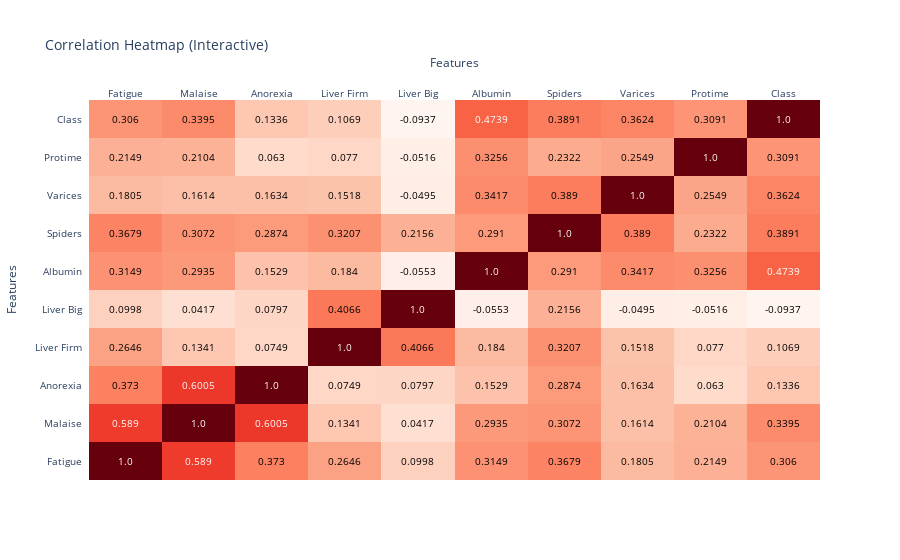

Write notebook code for a chart like this one.
### Code cell
selected_feature=['Fatigue','Malaise','Anorexia','Liver Firm','Liver Big','Albumin','Spiders','Varices','Protime','Class'] # what kind of features you want to observ
correlation_matrix = df_copy[selected_feature].corr().round(4).values #round() can let decrease the number of decimal places 
fig_heatmap = ff.create_annotated_heatmap(
    z=correlation_matrix,
    x=selected_feature,
    y=selected_feature,
    colorscale='Reds' # you can use "Plasma", "Viridis", "Reds", "Blues", "RdBu", "Portland", "Spectral"
)
fig_heatmap.update_layout(
    font=dict(size=10),
    title="Correlation Heatmap (Interactive)",
    xaxis_title="Features",
    yaxis_title="Features"
)
fig_heatmap.show()

### Figure 1 — Plotly figure (JSON) as saved in the notebook; plotly's stock layout.template omitted (floating-point values rounded to 4 significant figures)
{"data": [{"colorscale": [[0, "rgb(255,245,240)"], [0.125, "rgb(254,224,210)"], [0.25, "rgb(252,187,161)"], [0.375, "rgb(252,146,114)"], [0.5, "rgb(251,106,74)"], [0.625, "rgb(239,59,44)"], [0.75, "rgb(203,24,29)"], [0.875, "rgb(165,15,21)"], [1, "rgb(103,0,13)"]], "reversescale": false, "showscale": false, "type": "heatmap", "x": ["Fatigue", "Malaise", "Anorexia", "Liver Firm", "Liver Big", "Albumin", "Spiders", "Varices", "Protime", "Class"], "y": ["Fatigue", "Malaise", "Anorexia", "Liver Firm", "Liver Big", "Albumin", "Spiders", "Varices", "Protime", "Class"], "z": [[1, 0.589, 0.373, 0.2646, 0.0998, 0.3149, 0.3679, 0.1805, 0.2149, 0.306], [0.589, 1, 0.6005, 0.1341, 0.0417, 0.2935, 0.3072, 0.1614, 0.2104, 0.3395], [0.373, 0.6005, 1, 0.0749, 0.0797, 0.1529, 0.2874, 0.1634, 0.063, 0.1336], [0.2646, 0.1341, 0.0749, 1, 0.4066, 0.184, 0.3207, 0.1518, 0.077, 0.1069], [0.0998, 0.0417, 0.0797, 0.4066, 1, -0.0553, 0.2156, -0.0495, -0.0516, -0.0937], [0.3149, 0.2935, 0.1529, 0.184, -0.0553, 1, 0.291, 0.3417, 0.3256, 0.4739], [0.3679, 0.3072, 0.2874, 0.3207, 0.2156, 0.291, 1, 0.389, 0.2322, 0.3891], [0.1805, 0.1614, 0.1634, 0.1518, -0.0495, 0.3417, 0.389, 1, 0.2549, 0.3624], [0.2149, 0.2104, 0.063, 0.077, -0.0516, 0.3256, 0.2322, 0.2549, 1, 0.3091], [0.306, 0.3395, 0.1336, 0.1069, -0.0937, 0.4739, 0.3891, 0.3624, 0.3091, 1]]}], "layout": {"annotations": [{"font": {"color": "#FFFFFF"}, "showarrow": false, "text": "1.0", "x": "Fatigue", "xref": "x", "y": "Fatigue", "yref": "y"}, {"font": {"color": "#FFFFFF"}, "showarrow": false, "text": "0.589", "x": "Malaise", "xref": "x", "y": "Fatigue", "yref": "y"}, {"font": {"color": "#000000"}, "showarrow": false, "text": "0.373", "x": "Anorexia", "xref": "x", "y": "Fatigue", "yref": "y"}, {"font": {"color": "#000000"}, "showarrow": false, "text": "0.2646", "x": "Liver Firm", "xref": "x", "y": "Fatigue", "yref": "y"}, {"font": {"color": "#000000"}, "showarrow": false, "text": "0.0998", "x": "Liver Big", "xref": "x", "y": "Fatigue", "yref": "y"}, {"font": {"color": "#000000"}, "showarrow": false, "text": "0.3149", "x": "Albumin", "xref": "x", "y": "Fatigue", "yref": "y"}, {"font": {"color": "#000000"}, "showarrow": false, "text": "0.3679", "x": "Spiders", "xref": "x", "y": "Fatigue", "yref": "y"}, {"font": {"color": "#000000"}, "showarrow": false, "text": "0.1805", "x": "Varices", "xref": "x", "y": "Fatigue", "yref": "y"}, {"font": {"color": "#000000"}, "showarrow": false, "text": "0.2149", "x": "Protime", "xref": "x", "y": "Fatigue", "yref": "y"}, {"font": {"color": "#000000"}, "showarrow": false, "text": "0.306", "x": "Class", "xref": "x", "y": "Fatigue", "yref": "y"}, {"font": {"color": "#FFFFFF"}, "showarrow": false, "text": "0.589", "x": "Fatigue", "xref": "x", "y": "Malaise", "yref": "y"}, {"font": {"color": "#FFFFFF"}, "showarrow": false, "text": "1.0", "x": "Malaise", "xref": "x", "y": "Malaise", "yref": "y"}, {"font": {"color": "#FFFFFF"}, "showarrow": false, "text": "0.6005", "x": "Anorexia", "xref": "x", "y": "Malaise", "yref": "y"}, {"font": {"color": "#000000"}, "showarrow": false, "text": "0.1341", "x": "Liver Firm", "xref": "x", "y": "Malaise", "yref": "y"}, {"font": {"color": "#000000"}, "showarrow": false, "text": "0.0417", "x": "Liver Big", "xref": "x", "y": "Malaise", "yref": "y"}, {"font": {"color": "#000000"}, "showarrow": false, "text": "0.2935", "x": "Albumin", "xref": "x", "y": "Malaise", "yref": "y"}, {"font": {"color": "#000000"}, "showarrow": false, "text": "0.3072", "x": "Spiders", "xref": "x", "y": "Malaise", "yref": "y"}, {"font": {"color": "#000000"}, "showarrow": false, "text": "0.1614", "x": "Varices", "xref": "x", "y": "Malaise", "yref": "y"}, {"font": {"color": "#000000"}, "showarrow": false, "text": "0.2104", "x": "Protime", "xref": "x", "y": "Malaise", "yref": "y"}, {"font": {"color": "#000000"}, "showarrow": false, "text": "0.3395", "x": "Class", "xref": "x", "y": "Malaise", "yref": "y"}, {"font": {"color": "#000000"}, "showarrow": false, "text": "0.373", "x": "Fatigue", "xref": "x", "y": "Anorexia", "yref": "y"}, {"font": {"color": "#FFFFFF"}, "showarrow": false, "text": "0.6005", "x": "Malaise", "xref": "x", "y": "Anorexia", "yref": "y"}, {"font": {"color": "#FFFFFF"}, "showarrow": false, "text": "1.0", "x": "Anorexia", "xref": "x", "y": "Anorexia", "yref": "y"}, {"font": {"color": "#000000"}, "showarrow": false, "text": "0.0749", "x": "Liver Firm", "xref": "x", "y": "Anorexia", "yref": "y"}, {"font": {"color": "#000000"}, "showarrow": false, "text": "0.0797", "x": "Liver Big", "xref": "x", "y": "Anorexia", "yref": "y"}, {"font": {"color": "#000000"}, "showarrow": false, "text": "0.1529", "x": "Albumin", "xref": "x", "y": "Anorexia", "yref": "y"}, {"font": {"color": "#000000"}, "showarrow": false, "text": "0.2874", "x": "Spiders", "xref": "x", "y": "Anorexia", "yref": "y"}, {"font": {"color": "#000000"}, "showarrow": false, "text": "0.1634", "x": "Varices", "xref": "x", "y": "Anorexia", "yref": "y"}, {"font": {"color": "#000000"}, "showarrow": false, "text": "0.063", "x": "Protime", "xref": "x", "y": "Anorexia", "yref": "y"}, {"font": {"color": "#000000"}, "showarrow": false, "text": "0.1336", "x": "Class", "xref": "x", "y": "Anorexia", "yref": "y"}, {"font": {"color": "#000000"}, "showarrow": false, "text": "0.2646", "x": "Fatigue", "xref": "x", "y": "Liver Firm", "yref": "y"}, {"font": {"color": "#000000"}, "showarrow": false, "text": "0.1341", "x": "Malaise", "xref": "x", "y": "Liver Firm", "yref": "y"}, {"font": {"color": "#000000"}, "showarrow": false, "text": "0.0749", "x": "Anorexia", "xref": "x", "y": "Liver Firm", "yref": "y"}, {"font": {"color": "#FFFFFF"}, "showarrow": false, "text": "1.0", "x": "Liver Firm", "xref": "x", "y": "Liver Firm", "yref": "y"}, {"font": {"color": "#000000"}, "showarrow": false, "text": "0.4066", "x": "Liver Big", "xref": "x", "y": "Liver Firm", "yref": "y"}, {"font": {"color": "#000000"}, "showarrow": false, "text": "0.184", "x": "Albumin", "xref": "x", "y": "Liver Firm", "yref": "y"}, {"font": {"color": "#000000"}, "showarrow": false, "text": "0.3207", "x": "Spiders", "xref": "x", "y": "Liver Firm", "yref": "y"}, {"font": {"color": "#000000"}, "showarrow": false, "text": "0.1518", "x": "Varices", "xref": "x", "y": "Liver Firm", "yref": "y"}, {"font": {"color": "#000000"}, "showarrow": false, "text": "0.077", "x": "Protime", "xref": "x", "y": "Liver Firm", "yref": "y"}, {"font": {"color": "#000000"}, "showarrow": false, "text": "0.1069", "x": "Class", "xref": "x", "y": "Liver Firm", "yref": "y"}, {"font": {"color": "#000000"}, "showarrow": false, "text": "0.0998", "x": "Fatigue", "xref": "x", "y": "Liver Big", "yref": "y"}, {"font": {"color": "#000000"}, "showarrow": false, "text": "0.0417", "x": "Malaise", "xref": "x", "y": "Liver Big", "yref": "y"}, {"font": {"color": "#000000"}, "showarrow": false, "text": "0.0797", "x": "Anorexia", "xref": "x", "y": "Liver Big", "yref": "y"}, {"font": {"color": "#000000"}, "showarrow": false, "text": "0.4066", "x": "Liver Firm", "xref": "x", "y": "Liver Big", "yref": "y"}, {"font": {"color": "#FFFFFF"}, "showarrow": false, "text": "1.0", "x": "Liver Big", "xref": "x", "y": "Liver Big", "yref": "y"}, {"font": {"color": "#000000"}, "showarrow": false, "text": "-0.0553", "x": "Albumin", "xref": "x", "y": "Liver Big", "yref": "y"}, {"font": {"color": "#000000"}, "showarrow": false, "text": "0.2156", "x": "Spiders", "xref": "x", "y": "Liver Big", "yref": "y"}, {"font": {"color": "#000000"}, "showarrow": false, "text": "-0.0495", "x": "Varices", "xref": "x", "y": "Liver Big", "yref": "y"}, {"font": {"color": "#000000"}, "showarrow": false, "text": "-0.0516", "x": "Protime", "xref": "x", "y": "Liver Big", "yref": "y"}, {"font": {"color": "#000000"}, "showarrow": false, "text": "-0.0937", "x": "Class", "xref": "x", "y": "Liver Big", "yref": "y"}, {"font": {"color": "#000000"}, "showarrow": false, "text": "0.3149", "x": "Fatigue", "xref": "x", "y": "Albumin", "yref": "y"}, {"font": {"color": "#000000"}, "showarrow": false, "text": "0.2935", "x": "Malaise", "xref": "x", "y": "Albumin", "yref": "y"}, {"font": {"color": "#000000"}, "showarrow": false, "text": "0.1529", "x": "Anorexia", "xref": "x", "y": "Albumin", "yref": "y"}, {"font": {"color": "#000000"}, "showarrow": false, "text": "0.184", "x": "Liver Firm", "xref": "x", "y": "Albumin", "yref": "y"}, {"font": {"color": "#000000"}, "showarrow": false, "text": "-0.0553", "x": "Liver Big", "xref": "x", "y": "Albumin", "yref": "y"}, {"font": {"color": "#FFFFFF"}, "showarrow": false, "text": "1.0", "x": "Albumin", "xref": "x", "y": "Albumin", "yref": "y"}, {"font": {"color": "#000000"}, "showarrow": false, "text": "0.291", "x": "Spiders", "xref": "x", "y": "Albumin", "yref": "y"}, {"font": {"color": "#000000"}, "showarrow": false, "text": "0.3417", "x": "Varices", "xref": "x", "y": "Albumin", "yref": "y"}, {"font": {"color": "#000000"}, "showarrow": false, "text": "0.3256", "x": "Protime", "xref": "x", "y": "Albumin", "yref": "y"}, {"font": {"color": "#FFFFFF"}, "showarrow": false, "text": "0.4739", "x": "Class", "xref": "x", "y": "Albumin", "yref": "y"}, {"font": {"color": "#000000"}, "showarrow": false, "text": "0.3679", "x": "Fatigue", "xref": "x", "y": "Spiders", "yref": "y"}, {"font": {"color": "#000000"}, "showarrow": false, "text": "0.3072", "x": "Malaise", "xref": "x", "y": "Spiders", "yref": "y"}, {"font": {"color": "#000000"}, "showarrow": false, "text": "0.2874", "x": "Anorexia", "xref": "x", "y": "Spiders", "yref": "y"}, {"font": {"color": "#000000"}, "showarrow": false, "text": "0.3207", "x": "Liver Firm", "xref": "x", "y": "Spiders", "yref": "y"}, {"font": {"color": "#000000"}, "showarrow": false, "text": "0.2156", "x": "Liver Big", "xref": "x", "y": "Spiders", "yref": "y"}, {"font": {"color": "#000000"}, "showarrow": false, "text": "0.291", "x": "Albumin", "xref": "x", "y": "Spiders", "yref": "y"}, {"font": {"color": "#FFFFFF"}, "showarrow": false, "text": "1.0", "x": "Spiders", "xref": "x", "y": "Spiders", "yref": "y"}, {"font": {"color": "#000000"}, "showarrow": false, "text": "0.389", "x": "Varices", "xref": "x", "y": "Spiders", "yref": "y"}, {"font": {"color": "#000000"}, "showarrow": false, "text": "0.2322", "x": "Protime", "xref": "x", "y": "Spiders", "yref": "y"}, {"font": {"color": "#000000"}, "showarrow": false, "text": "0.3891", "x": "Class", "xref": "x", "y": "Spiders", "yref": "y"}, {"font": {"color": "#000000"}, "showarrow": false, "text": "0.1805", "x": "Fatigue", "xref": "x", "y": "Varices", "yref": "y"}, {"font": {"color": "#000000"}, "showarrow": false, "text": "0.1614", "x": "Malaise", "xref": "x", "y": "Varices", "yref": "y"}, {"font": {"color": "#000000"}, "showarrow": false, "text": "0.1634", "x": "Anorexia", "xref": "x", "y": "Varices", "yref": "y"}, {"font": {"color": "#000000"}, "showarrow": false, "text": "0.1518", "x": "Liver Firm", "xref": "x", "y": "Varices", "yref": "y"}, {"font": {"color": "#000000"}, "showarrow": false, "text": "-0.0495", "x": "Liver Big", "xref": "x", "y": "Varices", "yref": "y"}, {"font": {"color": "#000000"}, "showarrow": false, "text": "0.3417", "x": "Albumin", "xref": "x", "y": "Varices", "yref": "y"}, {"font": {"color": "#000000"}, "showarrow": false, "text": "0.389", "x": "Spiders", "xref": "x", "y": "Varices", "yref": "y"}, {"font": {"color": "#FFFFFF"}, "showarrow": false, "text": "1.0", "x": "Varices", "xref": "x", "y": "Varices", "yref": "y"}, {"font": {"color": "#000000"}, "showarrow": false, "text": "0.2549", "x": "Protime", "xref": "x", "y": "Varices", "yref": "y"}, {"font": {"color": "#000000"}, "showarrow": false, "text": "0.3624", "x": "Class", "xref": "x", "y": "Varices", "yref": "y"}, {"font": {"color": "#000000"}, "showarrow": false, "text": "0.2149", "x": "Fatigue", "xref": "x", "y": "Protime", "yref": "y"}, {"font": {"color": "#000000"}, "showarrow": false, "text": "0.2104", "x": "Malaise", "xref": "x", "y": "Protime", "yref": "y"}, {"font": {"color": "#000000"}, "showarrow": false, "text": "0.063", "x": "Anorexia", "xref": "x", "y": "Protime", "yref": "y"}, {"font": {"color": "#000000"}, "showarrow": false, "text": "0.077", "x": "Liver Firm", "xref": "x", "y": "Protime", "yref": "y"}, {"font": {"color": "#000000"}, "showarrow": false, "text": "-0.0516", "x": "Liver Big", "xref": "x", "y": "Protime", "yref": "y"}, {"font": {"color": "#000000"}, "showarrow": false, "text": "0.3256", "x": "Albumin", "xref": "x", "y": "Protime", "yref": "y"}, {"font": {"color": "#000000"}, "showarrow": false, "text": "0.2322", "x": "Spiders", "xref": "x", "y": "Protime", "yref": "y"}, {"font": {"color": "#000000"}, "showarrow": false, "text": "0.2549", "x": "Varices", "xref": "x", "y": "Protime", "yref": "y"}, {"font": {"color": "#FFFFFF"}, "showarrow": false, "text": "1.0", "x": "Protime", "xref": "x", "y": "Protime", "yref": "y"}, {"font": {"color": "#000000"}, "showarrow": false, "text": "0.3091", "x": "Class", "xref": "x", "y": "Protime", "yref": "y"}, {"font": {"color": "#000000"}, "showarrow": false, "text": "0.306", "x": "Fatigue", "xref": "x", "y": "Class", "yref": "y"}, {"font": {"color": "#000000"}, "showarrow": false, "text": "0.3395", "x": "Malaise", "xref": "x", "y": "Class", "yref": "y"}, {"font": {"color": "#000000"}, "showarrow": false, "text": "0.1336", "x": "Anorexia", "xref": "x", "y": "Class", "yref": "y"}, {"font": {"color": "#000000"}, "showarrow": false, "text": "0.1069", "x": "Liver Firm", "xref": "x", "y": "Class", "yref": "y"}, {"font": {"color": "#000000"}, "showarrow": false, "text": "-0.0937", "x": "Liver Big", "xref": "x", "y": "Class", "yref": "y"}, {"font": {"color": "#FFFFFF"}, "showarrow": false, "text": "0.4739", "x": "Albumin", "xref": "x", "y": "Class", "yref": "y"}, {"font": {"color": "#000000"}, "showarrow": false, "text": "0.3891", "x": "Spiders", "xref": "x", "y": "Class", "yref": "y"}, {"font": {"color": "#000000"}, "showarrow": false, "text": "0.3624", "x": "Varices", "xref": "x", "y": "Class", "yref": "y"}, {"font": {"color": "#000000"}, "showarrow": false, "text": "0.3091", "x": "Protime", "xref": "x", "y": "Class", "yref": "y"}, {"font": {"color": "#FFFFFF"}, "showarrow": false, "text": "1.0", "x": "Class", "xref": "x", "y": "Class", "yref": "y"}], "font": {"size": 10}, "title": {"text": "Correlation Heatmap (Interactive)"}, "xaxis": {"dtick": 1, "gridcolor": "rgb(0, 0, 0)", "side": "top", "ticks": "", "title": {"text": "Features"}}, "yaxis": {"dtick": 1, "ticks": "", "ticksuffix": "  ", "title": {"text": "Features"}}}}
